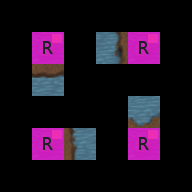

Tiled map render using the project's own tile images. Description and the map definition, with tile-layer contents summarised, below:
An orthogonal 6x6 tile map with 32x32 px tiles, 12 tile layers (Regions, Input_set, Input_set, Input_set, ...), 4 tilesets.

<map version="1.0" orientation="orthogonal" width="6" height="6" tilewidth="32" tileheight="32">
 <tileset firstgid="1" name="collision" tilewidth="32" tileheight="32">
  <image source="../../graphics/tiles/collision.png" width="64" height="32" />
 </tileset>
 <tileset firstgid="3" name="set" tilewidth="32" tileheight="32">
  <image source="../../graphics/tiles/set_cave.png" width="256" height="256" />
 </tileset>
 <tileset firstgid="67" name="set_rules" tilewidth="32" tileheight="32">
  <image source="../../graphics/tiles/set_rules.png" width="64" height="64" />
 </tileset>
 <tileset firstgid="71" name="cave" tilewidth="32" tileheight="32">
  <image source="../../graphics/tiles/cave.png" width="512" height="256" />
 </tileset>
 <layer name="Regions" width="6" height="6">
  <data>[36 cells, 8 non-empty, 1 distinct tile ids]</data>
 </layer>
 <layer name="Input_set" width="6" height="6">
  <data>[36 cells, 4 non-empty, 1 distinct tile ids]</data>
 </layer>
 <layer name="Input_set" width="6" height="6">
  <data>[36 cells, 4 non-empty, 1 distinct tile ids]</data>
 </layer>
 <layer name="Input_set" width="6" height="6">
  <data>[36 cells, 4 non-empty, 1 distinct tile ids]</data>
 </layer>
 <layer name="Input_set" width="6" height="6">
  <data>[36 cells, 4 non-empty, 1 distinct tile ids]</data>
 </layer>
 <layer name="Input_set" width="6" height="6">
  <data>[36 cells, 4 non-empty, 1 distinct tile ids]</data>
 </layer>
 <layer name="InputNot_set" width="6" height="6" opacity="0.06">
  <data>[36 cells, 4 non-empty, 1 distinct tile ids]</data>
 </layer>
 <layer name="InputNot_set" width="6" height="6" opacity="0.06">
  <data>[36 cells, 4 non-empty, 1 distinct tile ids]</data>
 </layer>
 <layer name="InputNot_set" width="6" height="6" opacity="0.05">
  <data>[36 cells, 4 non-empty, 1 distinct tile ids]</data>
 </layer>
 <layer name="InputNot_set" width="6" height="6" opacity="0.08">
  <data>[36 cells, 4 non-empty, 1 distinct tile ids]</data>
 </layer>
 <layer name="InputNot_set" width="6" height="6" opacity="0.09">
  <data>[36 cells, 4 non-empty, 1 distinct tile ids]</data>
 </layer>
 <layer name="Output_Ground" width="6" height="6">
  <data>[36 cells, 4 non-empty, 4 distinct tile ids]</data>
 </layer>
</map>
